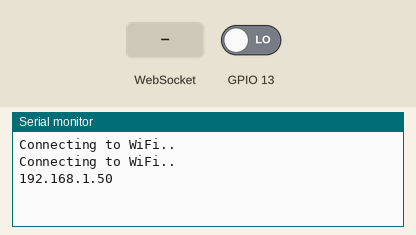
Recording of a sketch running on a simulated ESP32. Shown: the last lines printed to the serial monitor. The inputs (shaded band) are chosen by the test bench; at power-on: GPIO 13 LOW. WiFi joins after 1.5 s; servers stay silent unless stated; the camera gives no picture.

Above: at 3.5 s.
3.6 s: GPIO 13 driven HIGH
At 4.7 s:
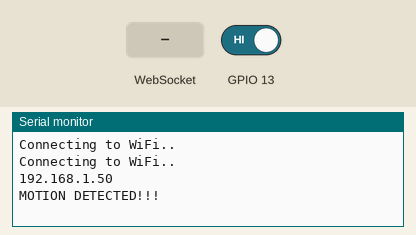
5.1 s: WebSocket text "1" received
At 6.3 s:
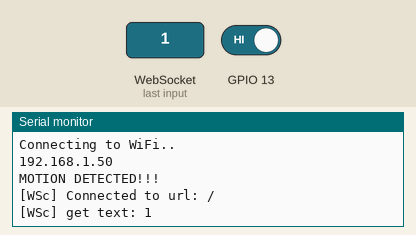
6.6 s: WebSocket text "0" received
At 7.2 s:
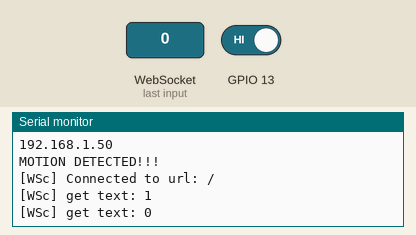

The sketch:

esp32camcode.ino
```cpp
#include "WiFi.h"
#include "esp_camera.h"
#include <Wire.h>
#include "soc/soc.h"
#include "soc/rtc_cntl_reg.h"
#include <WebSocketsClient.h>

// Pin definition for CAMERA_MODEL_AI_THINKER
#define PWDN_GPIO_NUM     32
#define RESET_GPIO_NUM    -1
#define XCLK_GPIO_NUM      0
#define SIOD_GPIO_NUM     26
#define SIOC_GPIO_NUM     27

#define Y9_GPIO_NUM       35
#define Y8_GPIO_NUM       34
#define Y7_GPIO_NUM       39
#define Y6_GPIO_NUM       36
#define Y5_GPIO_NUM       21
#define Y4_GPIO_NUM       19
#define Y3_GPIO_NUM       18
#define Y2_GPIO_NUM        5
#define VSYNC_GPIO_NUM    25
#define HREF_GPIO_NUM     23
#define PCLK_GPIO_NUM     22


// Replace with your network credentials
const char* hostname = "ESP32CAM";
const char* ssid = "";
const char* password = "";

WebSocketsClient webSocket;
WebSocketsClient webSocketPIR;

bool motionDetected = false;

void webSocketEvent(WStype_t type, uint8_t * payload, size_t length) {

  switch(type) {
    case WStype_DISCONNECTED:
      Serial.printf("[WSc] Disconnected!\n");
      break;
    case WStype_CONNECTED: {
      Serial.printf("[WSc] Connected to url: %s\n", payload);
    }
      break;
    case WStype_TEXT:
      Serial.printf("[WSc] get text: %s\n", payload);
      break;
    case WStype_BIN:
      Serial.printf("[WSc] get binary length: %u\n", length);
      break;
    case WStype_PING:
        // pong will be send automatically
        Serial.printf("[WSc] get ping\n");
        break;
    case WStype_PONG:
        // answer to a ping we send
        Serial.printf("[WSc] get pong\n");
        break;
    }

}

static void IRAM_ATTR detectsMovement(void * arg){
  Serial.println("MOTION DETECTED!!!");
  motionDetected = true;
}

void setupCamera()
{

    camera_config_t config;
    config.ledc_channel = LEDC_CHANNEL_0;
    config.ledc_timer = LEDC_TIMER_0;
    config.pin_d0 = Y2_GPIO_NUM;
    config.pin_d1 = Y3_GPIO_NUM;
    config.pin_d2 = Y4_GPIO_NUM;
    config.pin_d3 = Y5_GPIO_NUM;
    config.pin_d4 = Y6_GPIO_NUM;
    config.pin_d5 = Y7_GPIO_NUM;
    config.pin_d6 = Y8_GPIO_NUM;
    config.pin_d7 = Y9_GPIO_NUM;
    config.pin_xclk = XCLK_GPIO_NUM;
    config.pin_pclk = PCLK_GPIO_NUM;
    config.pin_vsync = VSYNC_GPIO_NUM;
    config.pin_href = HREF_GPIO_NUM;
    config.pin_sscb_sda = SIOD_GPIO_NUM;
    config.pin_sscb_scl = SIOC_GPIO_NUM;
    config.pin_pwdn = PWDN_GPIO_NUM;
    config.pin_reset = RESET_GPIO_NUM;
    config.xclk_freq_hz = 10000000;
    config.pixel_format = PIXFORMAT_JPEG;

    config.frame_size = FRAMESIZE_VGA; // FRAMESIZE_ + QVGA|CIF|VGA|SVGA|XGA|SXGA|UXGA
    config.jpeg_quality = 10;
    config.fb_count = 2;

    // Init Camera
    esp_err_t err = esp_camera_init(&config);
    if (err != ESP_OK) {
      Serial.printf("Camera init failed with error 0x%x", err);
      return;
    }

    err = gpio_isr_handler_add(GPIO_NUM_13, &detectsMovement, (void *) 13);
    if (err != ESP_OK){
      Serial.printf("handler add failed with error 0x%x \r\n", err);
    }
    err = gpio_set_intr_type(GPIO_NUM_13, GPIO_INTR_POSEDGE);
    if (err != ESP_OK){
      Serial.printf("set intr type failed with error 0x%x \r\n", err);
    }


}

void setup(){
  Serial.begin(115200);


  // Connect to Wi-Fi
  WiFi.begin(ssid, password);
  while (WiFi.status() != WL_CONNECTED) {
    delay(1000);
    Serial.println("Connecting to WiFi..");
  }

  // Print ESP32 Local IP Address
  Serial.println(WiFi.localIP());

  String IP = "";

  setupCamera();


  // SET eth on private put ip from ipconfig
  webSocket.begin(IP, 9000, "/jpgstream_server");
  webSocket.onEvent(webSocketEvent);
  webSocket.setReconnectInterval(5000);
  webSocket.enableHeartbeat(15000, 3000, 2);

  webSocketPIR.begin(IP, 9000, "/pir_sensor");
  webSocketPIR.onEvent(webSocketEvent);
  webSocketPIR.setReconnectInterval(5000);
  webSocketPIR.enableHeartbeat(15000, 3000, 2);

}


unsigned long messageTimestamp = 0;
unsigned long pirTimestamp = 0;
void loop() {
    webSocket.loop();
    webSocketPIR.loop();
    uint64_t now = millis();

    if(now - pirTimestamp > 1000) {
      pirTimestamp = now;
      if(motionDetected){
        String trueString = "1";
        webSocketPIR.sendTXT(trueString.c_str(), trueString.length());
        motionDetected = false;
      } else {
        String falseString = "0";
        webSocketPIR.sendTXT(falseString.c_str(), falseString.length());
      }
    }


    if(now - messageTimestamp > 10) {
        messageTimestamp = now;

        camera_fb_t * fb = NULL;

        // Take Picture with Camera
        fb = esp_camera_fb_get();
        if(!fb) {
          Serial.println("Camera capture failed");
          return;
        }

        webSocket.sendBIN(fb->buf,fb->len);
        esp_camera_fb_return(fb);
    }
}
```

Measured:
- after the input at 3.6 s, the serial monitor: prints a new line at once (image 1)
- after the input at 5.1 s, the serial monitor: prints a new line after 0.05 s (image 2)
- after the input at 6.6 s, the serial monitor: prints a new line at once (image 3)
